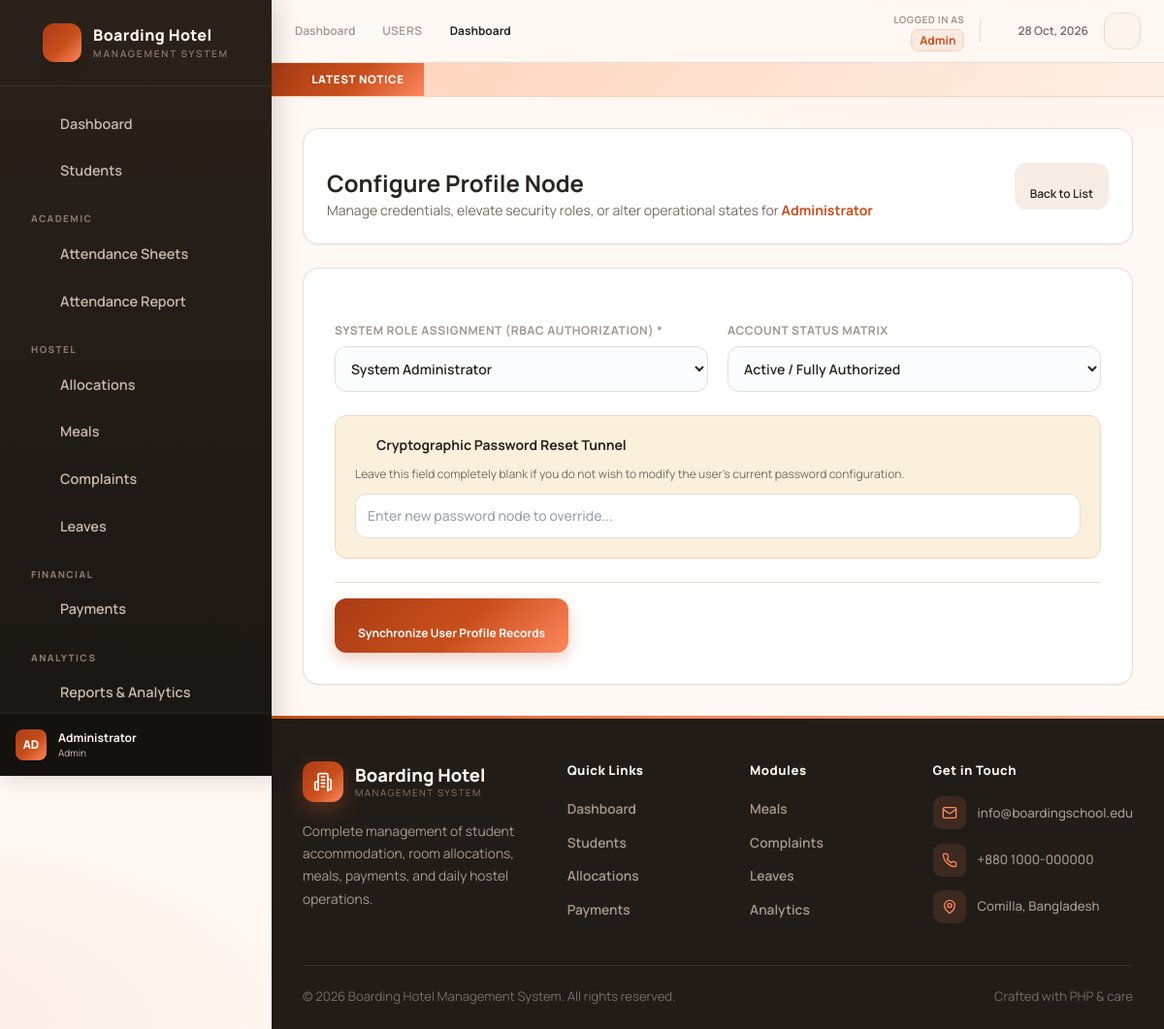
Page /users/edit.php?id=1 (signed in) on the committed database.
### tables this page shows
CREATE TABLE users (
    id INT AUTO_INCREMENT PRIMARY KEY,
    full_name VARCHAR(100) NOT NULL,
    email VARCHAR(100) NOT NULL UNIQUE,
    password VARCHAR(255) NOT NULL,
    role ENUM('Admin', 'Warden', 'Staff') NOT NULL DEFAULT 'Staff',
    status TINYINT DEFAULT 1,
    last_login TIMESTAMP NULL,
    created_at TIMESTAMP DEFAULT CURRENT_TIMESTAMP,
    updated_at TIMESTAMP DEFAULT CURRENT_TIMESTAMP ON UPDATE CURRENT_TIMESTAMP,
    INDEX idx_email (email),
    INDEX idx_role (role)
);

### users/edit.php (the view, shortened to what this page needs)
<?php
require_once '../includes/auth_check.php';
$target_id = isset($_GET['id']) ? intval($_GET['id']) : 0;
$fetchSql = "SELECT full_name, email, role, status FROM users WHERE id = ? LIMIT 1";
$stmt = $conn->prepare($fetchSql);
$stmt->bind_param('i', $target_id);
$stmt->execute();
$user_data = $stmt->get_result()->fetch_assoc();
require '../components/header.php';
?>
<div class="max-w-[1000px] mx-auto space-y-6">
    <div class="bg-white border border-slate-200 rounded-2xl p-6 flex justify-between items-center shadow-sm">
        <div>
            <h2 class="text-2xl font-bold text-slate-800"><?php echo icon('settings', 'w-4 h-4'); ?> Configure Profile Node</h2>
            <p class="text-sm text-slate-500 mt-0.5">Manage credentials, elevate security roles, or alter operational states for <span class="font-bold text-indigo-600"><?= htmlspecialchars($user_data['full_name']) ?></span></p>
        </div>
        <a href="list.php" class="px-4 py-2 bg-slate-100 text-slate-700 rounded-xl font-semibold hover:bg-slate-200 transition text-xs"><?php echo icon('arrow-left', 'w-4 h-4'); ?> Back to List</a>
    </div>
    <form method="POST" action="" class="bg-white border border-slate-200 rounded-2xl p-8 shadow-sm space-y-6">
        <div class="grid grid-cols-1 sm:grid-cols-2 gap-5">
            <div>
                <label class="block text-xs font-bold text-slate-400 uppercase tracking-wider mb-2">System Role Assignment (RBAC Authorization) *</label>
                <select name="role" class="w-full border border-slate-200 bg-slate-50/50 p-3 rounded-xl outline-none focus:bg-white focus:border-indigo-500 transition font-semibold text-slate-700 text-sm cursor-pointer" required>
                    <option value="Admin" <?= $user_data['role'] === 'Admin' ? 'selected' : '' ?>>System Administrator</option>
                </select>
            </div>
            <div>
                <label class="block text-xs font-bold text-slate-400 uppercase tracking-wider mb-2">Account Status Matrix</label>
                <select name="status" class="w-full border border-slate-200 bg-slate-50/50 p-3 rounded-xl outline-none focus:bg-white focus:border-indigo-500 transition font-semibold text-slate-700 text-sm cursor-pointer">
                    <option value="1" <?= intval($user_data['status']) === 1 ? 'selected' : '' ?>>Active / Fully Authorized</option>
                </select>
            </div>
        </div>
        <div class="bg-indigo-50/40 border border-indigo-100 rounded-xl p-5 space-y-3">
            <h4 class="text-sm font-bold text-slate-800 flex items-center gap-1.5"><?php echo icon('allocations', 'w-4 h-4'); ?> Cryptographic Password Reset Tunnel</h4>
            <p class="text-xs text-slate-500">Leave this field completely blank if you do not wish to modify the user's current password configuration.</p>
            <input type="password" name="password" class="w-full border border-slate-200 bg-white p-3 rounded-xl outline-none focus:border-indigo-500 transition text-sm font-medium" placeholder="Enter new password node to override...">
        </div>
        <div class="pt-4 border-t border-slate-100">
            <button type="submit" class="px-6 py-3 bg-gradient-to-r from-indigo-600 to-purple-600 text-white font-bold rounded-xl shadow-md hover:opacity-95 transition text-xs">
                <?php echo icon('save', 'w-4 h-4'); ?> Synchronize User Profile Records
            </button>
        </div>
    </form>
</div>
<?php require '../components/footer.php'; ?>

### assets/theme.css (style rules this page uses)
:root { color-scheme: light; --terracotta: #C94F1B; --terracotta-dark: #A93C16; --coral: #FF875F; --peach: #FFB18A; --peach-soft: #FFD0B8; --bg: #FFF8F3; --bg-2: #F7EDE5; --surface: #FFFFFF; --surface-2: #FDF4EC; --surface-glass: rgba(255, 248, 243, 0.80); --border: #E7DDD5; --border-strong: #DCC9BC; --text: #292521; --text-2: #786B63; --text-3: #A3968C; --success: #3D8B63; --success-soft: #E4F2EA; --warning: #D99A32; --warning-soft: #FBF0DC; --error: #C7473A; --error-soft: #F9E7E4; --grad-hero: linear-gradient(135deg, #C94F1B 0%, #FF875F 50%, #FFB18A 100%); --grad-primary: linear-gradient(135deg, #A93C16 0%, #C94F1B 55%, #FF875F 100%); --grad-soft: linear-gradient(135deg, #FFD0B8 0%, #FFF0E6 100%); --grad-sidebar: linear-gradient(180deg, #2B211A 0%, #191613 100%); --shadow-sm: 0 1px 3px rgba(64, 42, 27, 0.07), 0 1px 2px rgba(64, 42, 27, 0.05); --shadow-md: 0 6px 18px rgba(64, 42, 27, 0.09), 0 2px 6px rgba(64, 42, 27, 0.06); --shadow-lg: 0 18px 44px rgba(64, 42, 27, 0.13); --sidebar-bg: var(--grad-sidebar); --sidebar-text: #C9B9AC; --sidebar-text-strong: #FFF4EC; --sidebar-border: rgba(255, 244, 236, 0.08); --glass-blur: blur(16px); --radius: 16px; --radius-lg: 22px; }
body { background: radial-gradient(1100px 460px at 85% -8%, rgba(255, 177, 138, 0.14) 0%, transparent 60%), radial-gradient(900px 420px at -10% 100%, rgba(201, 79, 27, 0.07) 0%, transparent 55%), var(--bg); min-height: 100vh; color: var(--text); font-family: 'Manrope', 'Inter', system-ui, -apple-system, 'Segoe UI', Tahoma, sans-serif; transition: background-color 0.3s ease, color 0.3s ease; }
h1, h2, h3, h4 { color: var(--text); }
* { scrollbar-width: thin; scrollbar-color: var(--border-strong) transparent; }
:root .bg-slate-100 { background-color: var(--bg-2) !important; }
:root .text-slate-800 { color: var(--text) !important; }
:root .text-slate-700 { color: var(--text) !important; }
:root .text-slate-500 { color: var(--text-2) !important; }
:root .text-slate-400 { color: var(--text-3) !important; }
:root .border-slate-100 { border-color: var(--border) !important; }
:root .border-slate-200 { border-color: var(--border) !important; }
:root .text-indigo-600 { color: var(--terracotta) !important; }
:root .bg-indigo-50, :root .bg-indigo-50\/40 { background-color: var(--warning-soft) !important; }
:root .border-indigo-100 { border-color: var(--peach-soft) !important; }
:root .from-indigo-600.to-purple-600, :root .from-purple-500.to-pink-500 { background-image: var(--grad-primary) !important; box-shadow: 0 6px 16px rgba(201, 79, 27, 0.28); }

### rows in the picture
users: full_name "Administrator", role "System Administrator", status "Active / Fully Authorized"

### other values in the picture
substr(htmlspecialchars($user_name), 0, 2) "AD"
$user_name "Administrator"
$user_role "Admin"
$current_dir "USERS"
$page_title_display "Dashboard"
$l[0] "Dashboard"
$l[0] "Students"
$l[0] "Allocations"
$l[0] "Payments"
$m[0] "Meals"
$m[0] "Complaints"
$m[0] "Leaves"
$m[0] "Analytics"
